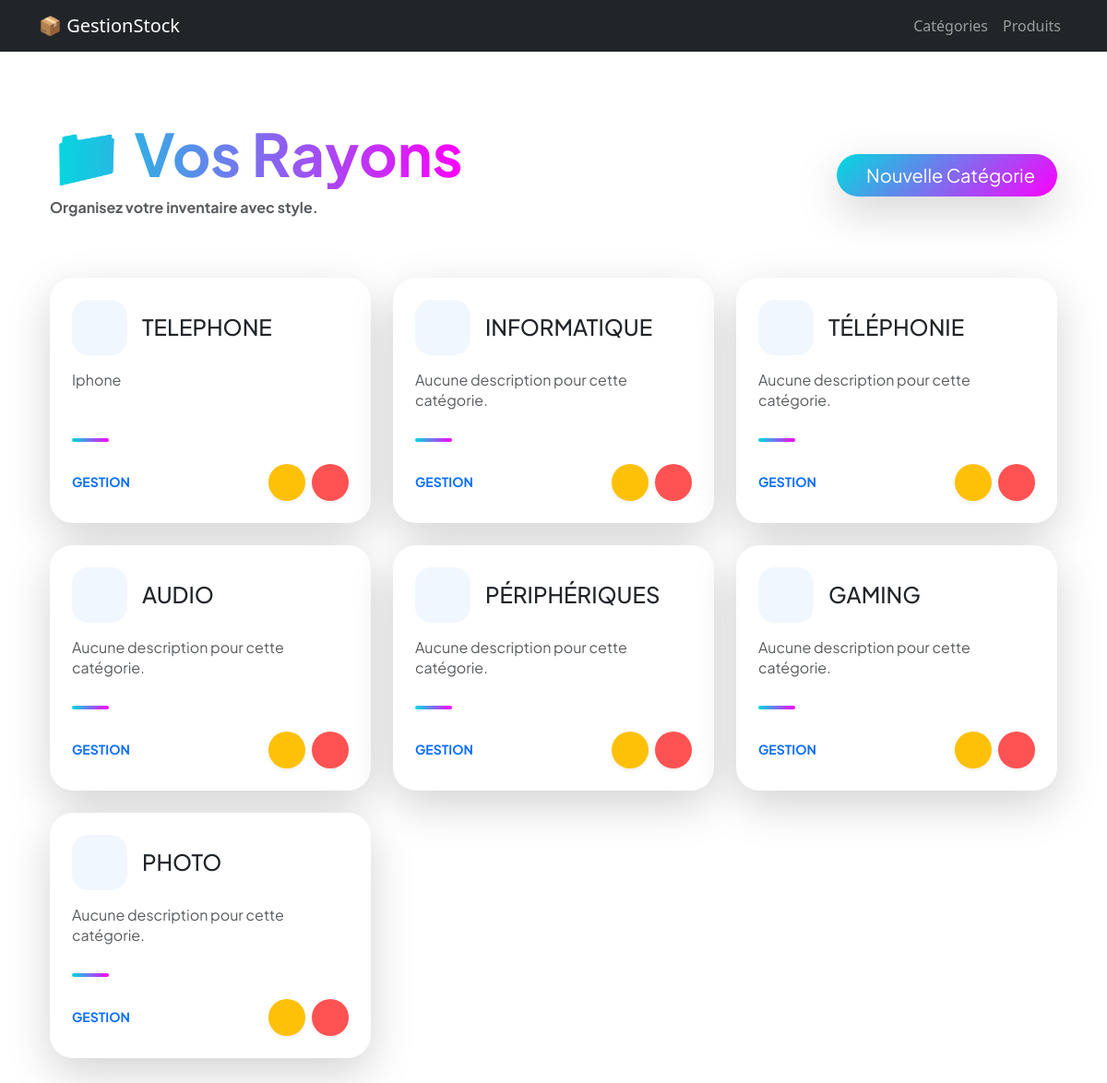
Page /categories/ on the committed database.
### stock/models.py (models this page shows, shortened)
class Categorie(models.Model):
    nom = models.CharField(max_length=100, unique=True) # [cite: 14]
    description = models.TextField(blank=True, null=True) # [cite: 15]

### stock/views.py (the view)
# urls.py: path('categories/', views.liste_categories, name='liste_categories'),
def liste_categories(request):
    categories = Categorie.objects.all()
    return render(request, 'stock/liste_categories.html', {'categories': categories})

### stock/templates/stock/liste_categories.html (shortened to what this page needs)
{% extends 'stock/base.html' %}
{% block content %}
<div class="container py-5 animate__animated animate__fadeIn" style="font-family: 'Plus Jakarta Sans', sans-serif;">
    <div class="d-flex justify-content-between align-items-center mb-5">
        <div>
            <h1 class="display-3 fw-bolder" style="background: linear-gradient(90deg, #00DBDE 0%, #FC00FF 100%); -webkit-background-clip: text; -webkit-text-fill-color: transparent;">
                📁 Vos Rayons
            </h1>
            <p class="text-muted fw-bold">Organisez votre inventaire avec style.</p>
        </div>
        <a href="{% url 'ajouter_categorie' %}" class="btn btn-lg rounded-pill px-4 shadow-lg text-white"
           style="background: linear-gradient(135deg, #00DBDE 0%, #FC00FF 100%); border: none;">
             Nouvelle Catégorie
        </a>
    </div>
    <div class="row g-4">
        {% for cat in categories %}
        <div class="col-md-6 col-lg-4">
            <div class="card h-100 border-0 shadow-lg custom-category-card" style="border-radius: 25px; background: white; transition: all 0.3s ease;">
                <div class="card-body p-4">
                    <div class="d-flex align-items-center mb-3">
                        <div class="icon-circle me-3 d-flex align-items-center justify-content-center"
                             style="width: 60px; height: 60px; background: #f0f7ff; border-radius: 18px; color: #FC00FF;">
                        </div>
                        <h3 class="h4 fw-extrabold mb-0 text-dark">{{ cat.nom|upper }}</h3>
                    </div>
                    <p class="text-muted mb-4" style="height: 50px; overflow: hidden; line-height: 1.4;">
                        {{ cat.description|default:"Aucune description pour cette catégorie."|truncatechars:80 }}
                    </p>
                    <div style="height: 4px; width: 40px; background: linear-gradient(90deg, #00DBDE, #FC00FF); border-radius: 2px;" class="mb-4"></div>
                    <div class="d-flex justify-content-between align-items-center">
                        <span class="small fw-bold text-uppercase text-primary">Gestion</span>
                        <div class="btn-group">
                            <a href="{% url 'modifier_categorie' cat.id %}" class="btn btn-warning rounded-circle me-2 text-white shadow-sm"
                               style="width: 40px; height: 40px; display: flex; align-items: center; justify-content: center; background: #FFC107; border: none;">
                            </a>
                            <a href="{% url 'supprimer_categorie' cat.id %}" class="btn btn-danger rounded-circle shadow-sm"
                               style="width: 40px; height: 40px; display: flex; align-items: center; justify-content: center; background: #FF5252; border: none;">
                            </a>
                        </div>
                    </div>
                </div>
            </div>
        </div>
        {% endfor %}
    </div>
</div>
{% endblock %}

### stock/templates/stock/base.html (shortened to what this page needs)
<!DOCTYPE html>
{% load static %}
<html lang="fr">
<head>
    <link href="https://cdn.jsdelivr.net/npm/bootstrap@5.3.0/dist/css/bootstrap.min.css" rel="stylesheet">
   <link rel="stylesheet" href="https://cdnjs.cloudflare.com/ajax/libs/animate.css/4.1.1/animate.min.css"/>
</head>
<body>
    <nav class="navbar navbar-expand-lg navbar-dark bg-dark mb-4">
        <div class="container">
            <a class="navbar-brand" href="#">📦 GestionStock</a>
            <div class="navbar-nav">
                <a class="nav-link" href="{% url 'liste_categories' %}">Catégories</a>
                <a class="nav-link" href="{% url 'liste_produits' %}">Produits</a>
            </div>
        </div>
    </nav>
    <div class="container" id="main-content">
        {% block content %}{% endblock %}
    </div>
</body>
</html>

### rows in the picture
Categorie: nom "TELEPHONE", description "Iphone"
Categorie: nom "INFORMATIQUE", description "Aucune description pour cette catégorie."
Categorie: nom "TÉLÉPHONIE", description "Aucune description pour cette catégorie."
Categorie: nom "AUDIO", description "Aucune description pour cette catégorie."
Categorie: nom "PÉRIPHÉRIQUES", description "Aucune description pour cette catégorie."
Categorie: nom "GAMING", description "Aucune description pour cette catégorie."
Categorie: nom "PHOTO", description "Aucune description pour cette catégorie."
